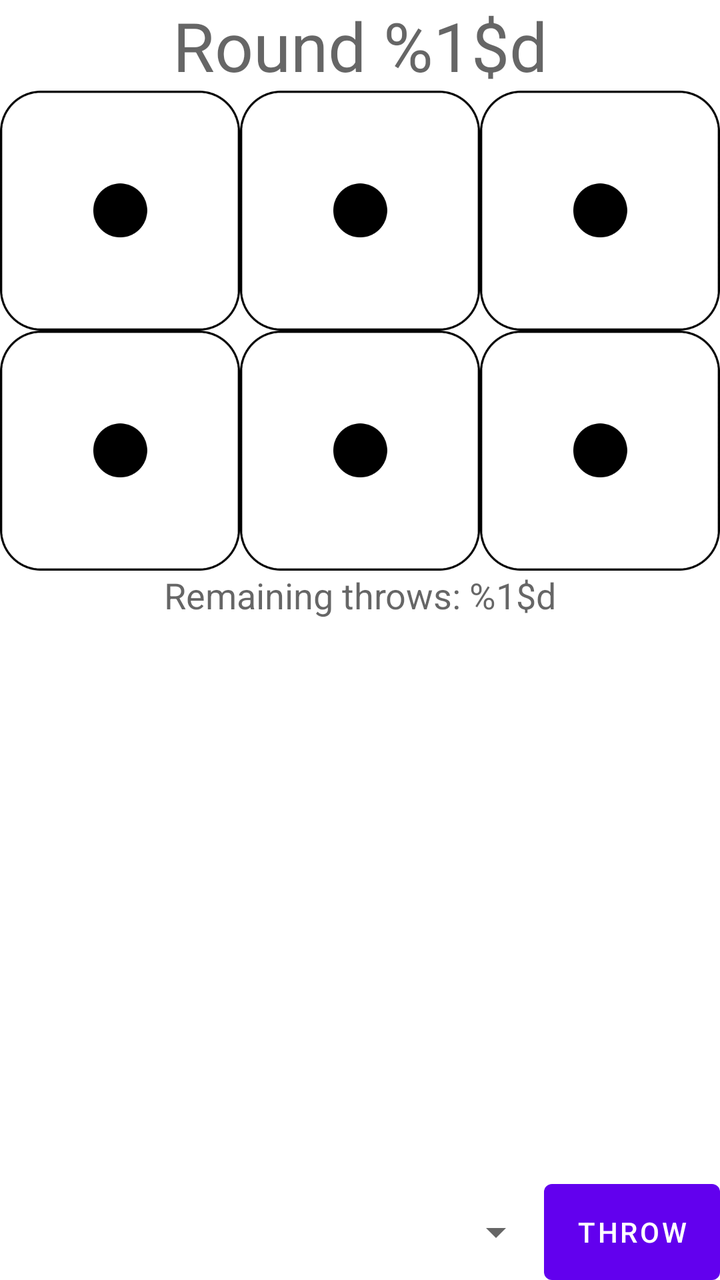
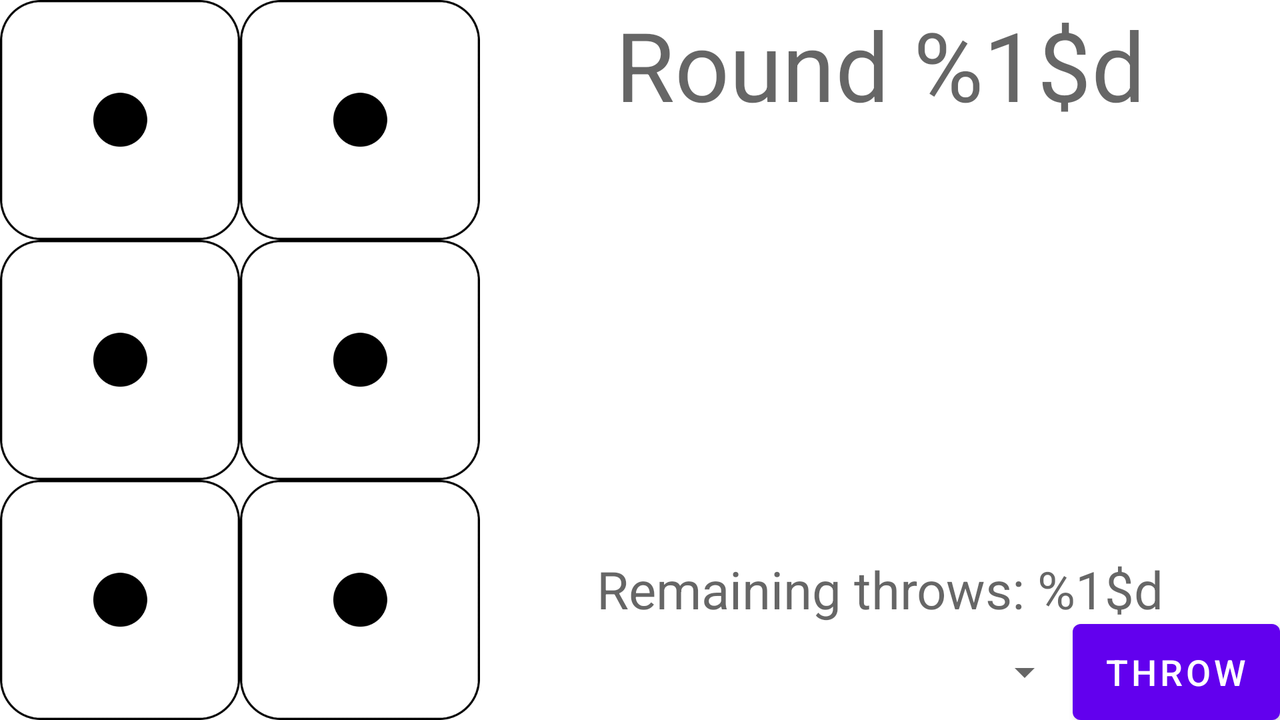

An Android layout and its configuration variant, each rendered on a device that would load it. The default file and the variant file are quoted in full after the pictures.
<!-- AndroidManifest.xml: application theme Theme.Thirty -->
<!-- res/layout/activity_main.xml -->
<?xml version="1.0" encoding="utf-8"?>
<androidx.constraintlayout.widget.ConstraintLayout xmlns:android="http://schemas.android.com/apk/res/android"
    xmlns:app="http://schemas.android.com/apk/res-auto"
    xmlns:tools="http://schemas.android.com/tools"
    android:layout_width="match_parent"
    android:layout_height="match_parent"
    tools:context=".MainActivity">

    <LinearLayout
        android:id="@+id/linearLayout"
        android:layout_width="0dp"
        android:layout_height="wrap_content"
        android:orientation="vertical"
        app:layout_constraintEnd_toStartOf="@+id/space"
        app:layout_constraintStart_toEndOf="@+id/space2"
        app:layout_constraintTop_toBottomOf="@+id/space9">

        <LinearLayout
            android:layout_width="match_parent"
            android:layout_height="match_parent"
            android:orientation="horizontal">

            <androidx.constraintlayout.widget.ConstraintLayout
                android:layout_width="190dp"
                android:layout_height="match_parent"
                android:layout_weight="1">

                <ImageView
                    android:id="@+id/diceView1"
                    android:layout_width="0dp"
                    android:layout_height="0dp"
                    android:layout_weight="1"
                    app:layout_constraintBottom_toBottomOf="parent"
                    app:layout_constraintDimensionRatio="H,1:1"
                    app:layout_constraintEnd_toEndOf="parent"
                    app:layout_constraintStart_toStartOf="parent"
                    app:layout_constraintTop_toTopOf="parent"
                    app:srcCompat="@drawable/white1" />
            </androidx.constraintlayout.widget.ConstraintLayout>

            <Space
                android:layout_width="@dimen/spacing"
                android:layout_height="match_parent"
                android:layout_weight="0" />

            <androidx.constraintlayout.widget.ConstraintLayout
                android:layout_width="190dp"
                android:layout_height="match_parent"
                android:layout_weight="1">

                <ImageView
                    android:id="@+id/diceView2"
                    android:layout_width="0dp"
                    android:layout_height="0dp"
                    android:layout_weight="1"
                    app:layout_constraintBottom_toBottomOf="parent"
                    app:layout_constraintDimensionRatio="H,1:1"
                    app:layout_constraintEnd_toEndOf="parent"
                    app:layout_constraintHorizontal_bias="0.0"
                    app:layout_constraintStart_toStartOf="parent"
                    app:layout_constraintTop_toTopOf="parent"
                    app:layout_constraintVertical_bias="1.0"
                    app:srcCompat="@drawable/white1" />
            </androidx.constraintlayout.widget.ConstraintLayout>

            <Space
                android:layout_width="@dimen/spacing"
                android:layout_height="match_parent"
                android:layout_weight="00" />

            <androidx.constraintlayout.widget.ConstraintLayout
                android:layout_width="190dp"
                android:layout_height="match_parent"
                android:layout_weight="1">

                <ImageView
                    android:id="@+id/diceView3"
                    android:layout_width="0dp"
                    android:layout_height="0dp"
                    android:layout_weight="1"
                    app:layout_constraintBottom_toBottomOf="parent"
                    app:layout_constraintDimensionRatio="H,1:1"
                    app:layout_constraintEnd_toEndOf="parent"
                    app:layout_constraintHorizontal_bias="0.0"
                    app:layout_constraintStart_toStartOf="parent"
                    app:layout_constraintTop_toTopOf="parent"
                    app:layout_constraintVertical_bias="0.0"
                    app:srcCompat="@drawable/white1" />
            </androidx.constraintlayout.widget.ConstraintLayout>
        </LinearLayout>

        <Space
            android:layout_width="match_parent"
            android:layout_height="@dimen/spacing" />

        <LinearLayout
            android:layout_width="match_parent"
            android:layout_height="match_parent"
            android:orientation="horizontal">

            <androidx.constraintlayout.widget.ConstraintLayout
                android:layout_width="190dp"
                android:layout_height="match_parent"
                android:layout_weight="1">

                <ImageView
                    android:id="@+id/diceView4"
                    android:layout_width="0dp"
                    android:layout_height="0dp"
                    android:layout_weight="1"
                    app:layout_constraintBottom_toBottomOf="parent"
                    app:layout_constraintDimensionRatio="H,1:1"
                    app:layout_constraintEnd_toEndOf="parent"
                    app:layout_constraintStart_toStartOf="parent"
                    app:layout_constraintTop_toTopOf="parent"
                    app:srcCompat="@drawable/white1" />
            </androidx.constraintlayout.widget.ConstraintLayout>

            <Space
                android:layout_width="@dimen/spacing"
                android:layout_height="match_parent"
                android:layout_weight="0" />

            <androidx.constraintlayout.widget.ConstraintLayout
                android:layout_width="190dp"
                android:layout_height="match_parent"
                android:layout_weight="1">

                <ImageView
                    android:id="@+id/diceView5"
                    android:layout_width="0dp"
                    android:layout_height="0dp"
                    android:layout_weight="1"
                    app:layout_constraintBottom_toBottomOf="parent"
                    app:layout_constraintDimensionRatio="H,1:1"
                    app:layout_constraintEnd_toEndOf="parent"
                    app:layout_constraintHorizontal_bias="0.0"
                    app:layout_constraintStart_toStartOf="parent"
                    app:layout_constraintTop_toTopOf="parent"
                    app:layout_constraintVertical_bias="1.0"
                    app:srcCompat="@drawable/white1" />
            </androidx.constraintlayout.widget.ConstraintLayout>

            <Space
                android:layout_width="@dimen/spacing"
                android:layout_height="match_parent"
                android:layout_weight="00" />

            <androidx.constraintlayout.widget.ConstraintLayout
                android:layout_width="190dp"
                android:layout_height="match_parent"
                android:layout_weight="1">

                <ImageView
                    android:id="@+id/diceView6"
                    android:layout_width="0dp"
                    android:layout_height="0dp"
                    android:layout_weight="1"
                    app:layout_constraintBottom_toBottomOf="parent"
                    app:layout_constraintDimensionRatio="H,1:1"
                    app:layout_constraintEnd_toEndOf="parent"
                    app:layout_constraintStart_toStartOf="parent"
                    app:layout_constraintTop_toTopOf="parent"
                    app:srcCompat="@drawable/white1" />
            </androidx.constraintlayout.widget.ConstraintLayout>
        </LinearLayout>

    </LinearLayout>

    <Space
        android:id="@+id/space2"
        android:layout_width="@dimen/spacing"
        android:layout_height="0dp"
        app:layout_constraintBottom_toBottomOf="parent"
        app:layout_constraintStart_toStartOf="parent"
        app:layout_constraintTop_toTopOf="parent" />

    <Space
        android:id="@+id/space"
        android:layout_width="@dimen/spacing"
        android:layout_height="0dp"
        app:layout_constraintBottom_toBottomOf="parent"
        app:layout_constraintEnd_toEndOf="parent"
        app:layout_constraintTop_toTopOf="parent" />

    <Space
        android:id="@+id/space3"
        android:layout_width="0dp"
        android:layout_height="@dimen/spacing"
        app:layout_constraintEnd_toStartOf="@+id/space"
        app:layout_constraintStart_toEndOf="@+id/space2"
        app:layout_constraintTop_toTopOf="parent" />

    <Space
        android:id="@+id/space4"
        android:layout_width="0dp"
        android:layout_height="@dimen/spacing"
        app:layout_constraintBottom_toBottomOf="parent"
        app:layout_constraintEnd_toStartOf="@+id/space"
        app:layout_constraintStart_toEndOf="@+id/space2" />

    <Space
        android:id="@+id/space6"
        android:layout_width="0dp"
        android:layout_height="@dimen/spacing"
        app:layout_constraintEnd_toStartOf="@+id/space"
        app:layout_constraintStart_toEndOf="@+id/space2"
        app:layout_constraintTop_toBottomOf="@+id/linearLayout" />

    <Spinner
        android:id="@+id/spinner"
        android:layout_width="0dp"
        android:layout_height="0dp"
        android:layout_weight="0"
        app:layout_constraintBottom_toTopOf="@+id/space4"
        app:layout_constraintEnd_toStartOf="@+id/space5"
        app:layout_constraintStart_toEndOf="@+id/space2"
        app:layout_constraintTop_toTopOf="@+id/button" />

    <Button
        android:id="@+id/button"
        android:layout_width="wrap_content"
        android:layout_height="wrap_content"
        android:layout_weight="0"
        android:insetTop="0dp"
        android:insetBottom="0dp"
        android:text="@string/button_throw"
        app:layout_constraintBottom_toTopOf="@+id/space4"
        app:layout_constraintEnd_toStartOf="@+id/space" />

    <Space
        android:id="@+id/space5"
        android:layout_width="@dimen/spacing"
        android:layout_height="0dp"
        app:layout_constraintBottom_toTopOf="@+id/space4"
        app:layout_constraintEnd_toStartOf="@+id/button"
        app:layout_constraintTop_toTopOf="@+id/button" />

    <Space
        android:id="@+id/space7"
        android:layout_width="0dp"
        android:layout_height="@dimen/spacing"
        app:layout_constraintBottom_toTopOf="@+id/spinner"
        app:layout_constraintEnd_toStartOf="@+id/space"
        app:layout_constraintStart_toEndOf="@+id/space2" />

    <TextView
        android:id="@+id/remainingThrows"
        android:layout_width="wrap_content"
        android:layout_height="wrap_content"
        android:text="@string/remaining_throws"
        android:textAppearance="@style/TextAppearance.AppCompat.Medium"
        app:layout_constraintEnd_toStartOf="@+id/space"
        app:layout_constraintStart_toEndOf="@+id/space2"
        app:layout_constraintTop_toBottomOf="@+id/space6" />

    <TextView
        android:id="@+id/currentRound"
        android:layout_width="wrap_content"
        android:layout_height="wrap_content"
        android:text="@string/current_round"
        android:textAppearance="@style/TextAppearance.AppCompat.Display1"
        app:layout_constraintEnd_toStartOf="@+id/space"
        app:layout_constraintStart_toEndOf="@+id/space2"
        app:layout_constraintTop_toBottomOf="@+id/space3" />

    <Space
        android:id="@+id/space9"
        android:layout_width="0dp"
        android:layout_height="@dimen/spacing"
        app:layout_constraintEnd_toStartOf="@+id/space"
        app:layout_constraintStart_toEndOf="@+id/space2"
        app:layout_constraintTop_toBottomOf="@+id/currentRound" />

</androidx.constraintlayout.widget.ConstraintLayout>
<!-- resources referenced by this layout -->
<resources>
  <!-- drawable white1: png bitmap (drawable, 10485 bytes) -->
  <string name="button_throw">Throw</string>
  <string name="current_round">Round %1$d</string>
  <string name="remaining_throws">Remaining throws: %1$d</string>
  <style name="Theme.Thirty" parent="Theme.MaterialComponents.DayNight.DarkActionBar">
          
          <item name="colorPrimary">@color/purple_500</item>
          <item name="colorPrimaryVariant">@color/purple_700</item>
          <item name="colorOnPrimary">@color/white</item>
          
          <item name="colorSecondary">@color/teal_200</item>
          <item name="colorSecondaryVariant">@color/teal_700</item>
          <item name="colorOnSecondary">@color/black</item>
          
          <item name="android:statusBarColor" tools:targetApi="l">?attr/colorPrimaryVariant</item>
          
          <item name="android:windowNoTitle">true</item>
          <item name="android:windowActionBar">false</item>
          <item name="android:windowFullscreen">true</item>
          <item name="android:windowContentOverlay">@null</item>
      </style>
</resources>
<!-- res/layout-land/activity_main.xml (the repository's variant of the layout above) -->
<!-- drawn on the phone turned sideways -->
<?xml version="1.0" encoding="utf-8"?>
<androidx.constraintlayout.widget.ConstraintLayout xmlns:android="http://schemas.android.com/apk/res/android"
    xmlns:app="http://schemas.android.com/apk/res-auto"
    xmlns:tools="http://schemas.android.com/tools"
    android:layout_width="match_parent"
    android:layout_height="match_parent">

    <Space
        android:id="@+id/space4"
        android:layout_width="0dp"
        android:layout_height="@dimen/spacing"
        app:layout_constraintBottom_toBottomOf="parent"
        app:layout_constraintEnd_toStartOf="@+id/space"
        app:layout_constraintStart_toEndOf="@+id/space2" />

    <Space
        android:id="@+id/space3"
        android:layout_width="0dp"
        android:layout_height="@dimen/spacing"
        app:layout_constraintEnd_toStartOf="@+id/space"
        app:layout_constraintStart_toEndOf="@+id/space2"
        app:layout_constraintTop_toTopOf="parent" />

    <Space
        android:id="@+id/space"
        android:layout_width="@dimen/spacing"
        android:layout_height="0dp"
        app:layout_constraintBottom_toBottomOf="parent"
        app:layout_constraintEnd_toEndOf="parent"
        app:layout_constraintTop_toTopOf="parent" />

    <Space
        android:id="@+id/space2"
        android:layout_width="@dimen/spacing"
        android:layout_height="0dp"
        app:layout_constraintBottom_toBottomOf="parent"
        app:layout_constraintStart_toStartOf="parent"
        app:layout_constraintTop_toTopOf="parent" />

    <LinearLayout
        android:id="@+id/linearLayout2"
        android:layout_width="wrap_content"
        android:layout_height="0dp"
        android:orientation="vertical"
        app:layout_constraintBottom_toTopOf="@+id/space4"
        app:layout_constraintStart_toEndOf="@+id/space2"
        app:layout_constraintTop_toBottomOf="@+id/space3">

        <ImageView
            android:id="@+id/diceView1"
            android:layout_width="120dp"
            android:layout_height="120dp"
            app:srcCompat="@drawable/white1" />

        <Space
            android:layout_width="match_parent"
            android:layout_height="@dimen/spacing" />

        <ImageView
            android:id="@+id/diceView2"
            android:layout_width="120dp"
            android:layout_height="120dp"
            app:srcCompat="@drawable/white1" />

        <Space
            android:layout_width="match_parent"
            android:layout_height="@dimen/spacing" />

        <ImageView
            android:id="@+id/diceView3"
            android:layout_width="120dp"
            android:layout_height="120dp"
            app:srcCompat="@drawable/white1" />

    </LinearLayout>

    <Space
        android:id="@+id/space8"
        android:layout_width="@dimen/spacing"
        android:layout_height="0dp"
        app:layout_constraintBottom_toTopOf="@+id/space4"
        app:layout_constraintStart_toEndOf="@+id/linearLayout2"
        app:layout_constraintTop_toBottomOf="@+id/space3"
        app:layout_constraintVertical_bias="0.0" />

    <LinearLayout
        android:id="@+id/linearLayout3"
        android:layout_width="wrap_content"
        android:layout_height="0dp"
        android:orientation="vertical"
        app:layout_constraintBottom_toTopOf="@+id/space4"
        app:layout_constraintStart_toEndOf="@+id/space8"
        app:layout_constraintTop_toBottomOf="@+id/space3"
        app:layout_constraintVertical_bias="0.0">

        <ImageView
            android:id="@+id/diceView4"
            android:layout_width="120dp"
            android:layout_height="120dp"
            app:srcCompat="@drawable/white1" />

        <Space
            android:layout_width="match_parent"
            android:layout_height="@dimen/spacing" />

        <ImageView
            android:id="@+id/diceView5"
            android:layout_width="120dp"
            android:layout_height="120dp"
            app:srcCompat="@drawable/white1" />

        <Space
            android:layout_width="match_parent"
            android:layout_height="@dimen/spacing" />

        <ImageView
            android:id="@+id/diceView6"
            android:layout_width="120dp"
            android:layout_height="120dp"
            app:srcCompat="@drawable/white1" />

    </LinearLayout>

    <Space
        android:id="@+id/space16"
        android:layout_width="@dimen/spacing"
        android:layout_height="0dp"
        app:layout_constraintBottom_toTopOf="@+id/space4"
        app:layout_constraintStart_toEndOf="@+id/linearLayout3"
        app:layout_constraintTop_toBottomOf="@+id/space3"
        app:layout_constraintVertical_bias="1.0" />

    <TextView
        android:id="@+id/currentRound"
        android:layout_width="wrap_content"
        android:layout_height="wrap_content"
        android:text="@string/current_round"
        android:textAppearance="@style/TextAppearance.AppCompat.Display1"
        android:textSize="48sp"
        app:layout_constraintEnd_toStartOf="@+id/space"
        app:layout_constraintStart_toEndOf="@+id/space16"
        app:layout_constraintTop_toBottomOf="@+id/space3" />

    <Button
        android:id="@+id/button"
        android:layout_width="wrap_content"
        android:layout_height="wrap_content"
        android:insetTop="0dp"
        android:insetBottom="0dp"
        android:text="@string/button_throw"
        android:textSize="18sp"
        app:layout_constraintBottom_toTopOf="@+id/space4"
        app:layout_constraintEnd_toStartOf="@+id/space" />

    <Space
        android:id="@+id/space18"
        android:layout_width="@dimen/spacing"
        android:layout_height="0dp"
        app:layout_constraintBottom_toTopOf="@+id/space4"
        app:layout_constraintEnd_toStartOf="@+id/button"
        app:layout_constraintTop_toBottomOf="@+id/space17" />

    <Space
        android:id="@+id/space17"
        android:layout_width="0dp"
        android:layout_height="@dimen/spacing"
        app:layout_constraintBottom_toTopOf="@+id/button"
        app:layout_constraintEnd_toStartOf="@+id/space"
        app:layout_constraintStart_toEndOf="@+id/space16" />

    <Spinner
        android:id="@+id/spinner"
        android:layout_width="0dp"
        android:layout_height="0dp"
        app:layout_constraintBottom_toTopOf="@+id/space4"
        app:layout_constraintEnd_toStartOf="@+id/space18"
        app:layout_constraintStart_toEndOf="@+id/space16"
        app:layout_constraintTop_toBottomOf="@+id/space17" />

    <TextView
        android:id="@+id/remainingThrows"
        android:layout_width="wrap_content"
        android:layout_height="wrap_content"
        android:text="@string/remaining_throws"
        android:textAppearance="@style/TextAppearance.AppCompat.Medium"
        android:textSize="26sp"
        app:layout_constraintBottom_toTopOf="@+id/space17"
        app:layout_constraintEnd_toStartOf="@+id/space"
        app:layout_constraintStart_toEndOf="@+id/space16" />

</androidx.constraintlayout.widget.ConstraintLayout>
